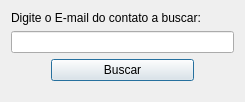
<?xml version="1.0" encoding="UTF-8"?>
<ui version="4.0">
 <class>DialogBuscaContato</class>
 <widget class="QDialog" name="DialogBuscaContato">
  <property name="geometry">
   <rect>
    <x>0</x>
    <y>0</y>
    <width>245</width>
    <height>102</height>
   </rect>
  </property>
  <property name="windowTitle">
   <string>Buscar Contato</string>
  </property>
  <property name="modal">
   <bool>true</bool>
  </property>
  <layout class="QVBoxLayout" name="verticalLayout_2">
   <item>
    <widget class="QLabel" name="lblBuscarContato">
     <property name="sizePolicy">
      <sizepolicy hsizetype="Preferred" vsizetype="Fixed">
       <horstretch>0</horstretch>
       <verstretch>0</verstretch>
      </sizepolicy>
     </property>
     <property name="text">
      <string>Digite o E-mail do contato a buscar:</string>
     </property>
     <property name="buddy">
      <cstring>txtBuscarContato</cstring>
     </property>
    </widget>
   </item>
   <item>
    <widget class="QLineEdit" name="txtBuscarContato"/>
   </item>
   <item>
    <layout class="QHBoxLayout" name="horizontalLayout">
     <item>
      <spacer name="horizontalSpacer">
       <property name="orientation">
        <enum>Qt::Horizontal</enum>
       </property>
       <property name="sizeType">
        <enum>QSizePolicy::Preferred</enum>
       </property>
       <property name="sizeHint" stdset="0">
        <size>
         <width>40</width>
         <height>20</height>
        </size>
       </property>
      </spacer>
     </item>
     <item>
      <widget class="QPushButton" name="btnBuscarContato">
       <property name="sizePolicy">
        <sizepolicy hsizetype="Preferred" vsizetype="Fixed">
         <horstretch>0</horstretch>
         <verstretch>0</verstretch>
        </sizepolicy>
       </property>
       <property name="text">
        <string>Buscar</string>
       </property>
      </widget>
     </item>
     <item>
      <spacer name="horizontalSpacer_2">
       <property name="orientation">
        <enum>Qt::Horizontal</enum>
       </property>
       <property name="sizeType">
        <enum>QSizePolicy::Preferred</enum>
       </property>
       <property name="sizeHint" stdset="0">
        <size>
         <width>40</width>
         <height>20</height>
        </size>
       </property>
      </spacer>
     </item>
    </layout>
   </item>
   <item>
    <spacer name="verticalSpacer">
     <property name="orientation">
      <enum>Qt::Vertical</enum>
     </property>
     <property name="sizeHint" stdset="0">
      <size>
       <width>20</width>
       <height>40</height>
      </size>
     </property>
    </spacer>
   </item>
  </layout>
 </widget>
 <resources/>
 <connections>
  <connection>
   <sender>btnBuscarContato</sender>
   <signal>clicked()</signal>
   <receiver>DialogBuscaContato</receiver>
   <slot>accept()</slot>
   <hints>
    <hint type="sourcelabel">
     <x>140</x>
     <y>70</y>
    </hint>
    <hint type="destinationlabel">
     <x>199</x>
     <y>92</y>
    </hint>
   </hints>
  </connection>
  <connection>
   <sender>txtBuscarContato</sender>
   <signal>returnPressed()</signal>
   <receiver>btnBuscarContato</receiver>
   <slot>click()</slot>
   <hints>
    <hint type="sourcelabel">
     <x>72</x>
     <y>32</y>
    </hint>
    <hint type="destinationlabel">
     <x>96</x>
     <y>61</y>
    </hint>
   </hints>
  </connection>
 </connections>
</ui>
